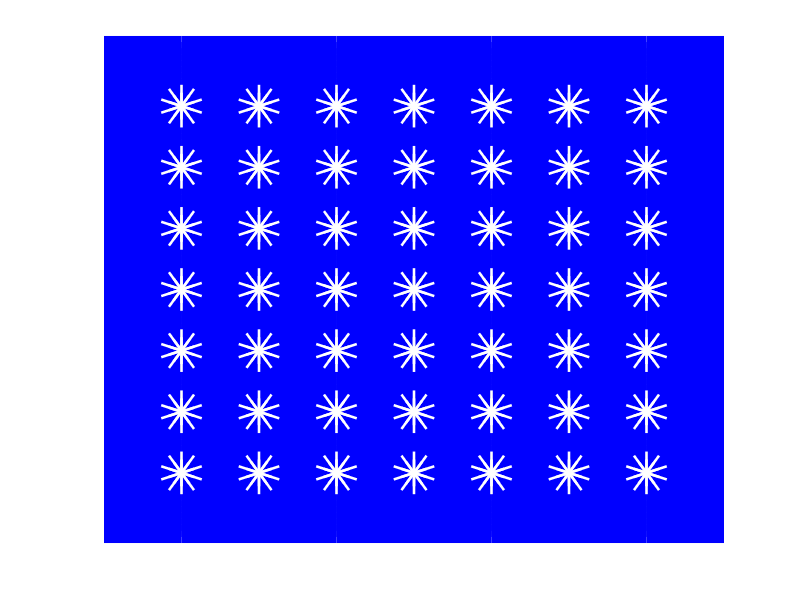

MATLAB code to generate this figure:
% Los programas en MATLAB se guardan con extensi�n *.m
% y para ejecutarlos basta con llamar desde la 
% l�nea de comandos al nombre sin la extensi�n *.m
% en este caso >>j4e

% Se utilizar� el flag 
% LIMPIAR para introducir c�digo de 
% aclaraci�n que puede ser eliminado 
% en la aplicaci�n de 4 en Raya
%LIMPIAR=1 para las sesiones de aprendizaje 
%LIMPIAR=0 para ejecutar normalmente
LIMPIAR=0;
% Puede observarse que no es necesario declaraci�n alguna
% previa a la utilizaci�n de la variable.
% Tras el aprendizaje eliminar las l�neas de 
% c�digo en los if correspondientes con LIMPIAR==1.



% MATLAB es un lenguaje interpretado, por tanto
% l�nea a l�nea se interpreta y ejecuta.
% Los errores aparecer�n al ejecutar la l�nea que
% contiene el error.
% El car�cter que indica un comentario a partir 
% del mismo es '%', que puede estar al principio 
% de la l�nea o en cualquier posici�n de la misma.
% Algunos editores espec�ficos tienen la opci�n
% de seleccionar un trozo de c�digo y comentar
% todas las l�neas a la vez y quitar esos
% comentarios.
%

%%%%%%%%%%%%%%%%%%%%%%%%%%%%%%%%%%%%%%%%%%%%%%%%%%%%
%%%%%%%%%%%%%%%%%%%%%%%%%%%%%%%%%%%%%%%%%%%%%%%%%%%%
% Antes de comenzar a desarrollar cualquier 
% programa es importante saber lo que se desea
% programar.
%%%%%%%%%%%%%%%%%%%%%%%%%%%%%%%%%%%%%%%%%%%%%%%%%%%%
%%%%%%%%%%%%%%%%%%%%%%%%%%%%%%%%%%%%%%%%%%%%%%%%%%%%




% OBJETIVO:
% Programar una aplicaci�n en MATLAB del juego 4 en raya
% contra el ordenador (que jugar� con la funci�n 
% make_move que no es necesario editar ni revisar).
% 
% PASO 1: 
% Representaci�n del tablero: representar una zona 
% uniforme con los huecos donde se colocan las fichas.
% 
% Vamos a utilizar dos variables para indicar el
% n�mero de columnas N y filas M (la funci�n de
% juego autom�tico est� desarrollada s�lo para 7 x 7).
% 
% En MATLAB no se necesitan declarar las variables 
% previamente, en este caso dado que vamos a utilizar 
% unas variables como globales para las funciones, debemos
% indicarlo mediante la declaraci�n global.
% Escriba 
global N M NIVEL
NIVEL=30
N=7;
M=7; 

% La funci�n make_move (s�lo funciona para tablero de 7x7)
% para asignar los n�meros de columnas y filas
% respectivamente de nuestro tablero de juego.
% 
% vuelva escibir N para comprobar su valor
% Escriba
%Observe que la condici�n if debe cerrarse con end.
if (LIMPIAR==1)
    %Observe que la condici�n if debe cerrarse con end.
    % La asignaci�n se realiza con un '=' y 
    % la comparaci�n con dos '=='
    N
    % La funci�n pause detiene la ejecuci�n hasta pulsar una tecla. Si la
    % funci�n se llama con un valor num�rico espera esos segundos para
    % continuar con la ejecuci�n.
    pause;
end

% Para ejecutar en modo depuraci�n puede realizarlo desde el mismo editor.
% En la parte superior puede encontrar:
% - Bot�n para ejecutar.
% - Bot�n para introducir breakpoints
% - Bot�n para eliminar breakpoints
% - Una vez que se est� ejecutando puede:
%     x Ejecutar paso a paso
%     x Ejecutar entrando en las funciones
%     x Ejecutar hasta el nuevo breakpoints.

if (LIMPIAR==1)
    % Una asignaci�n sin incluir el ; al final de la
    % l�nea indica por pantalla el resultado y no lo hace al incluir ';'
    % En las funciones que suponen una representaci�n cualquiera de las dos
    % opciones es v�lida.
    N=7;
end


% El interfaz gr�fico de MATLAB resulta muy �til.
% Con la siguiente instrucci�n se crea la figura 1
figure(1);
% Inicialmente estar� vac�a.

% El comando plot permite representar figuras
% con diferentes opciones de las que s�lo veremos algunos
% casos. Por ejemplo: 
if (LIMPIAR==1)
  % La representaci�n de una serie de 
  % puntos: [1 1] [2 2] [3 3] [4 0]
  % con cruces 'r' rojas en dichos puntos
  plot([1 2 3 4 ],[1 2 3 0],'rx');
  pause;
  % Unir esos puntos por una l�nea de grosor 3 y 'b' azul. 
  plot([1 2 3 4 ],[1 2 3 0],'b','LineWidth',3);
  pause;
  % Para revisar la descripci�n de cualquier funci�n
  % de MATLAB puede utilizarse 
  % 'help' (con la funci�n que se desea comprobar)
  help plot 
end

% Esta funci�n permite borrar una figura
clf;
% Esta funci�n permite borrar la pantalla de comandos
clc;

if (LIMPIAR==1)
  %     MATLAB funciona fundamentalmente con Matrices o 
  %     vectores en caso de una �nica fila o columna.
  % Un vector se puede definir manualmente escribiendo
%   los valores que forman el vector entre corchetes
%   separando por comas o espacios los elementos de cada columna
%   y por ';' las diferentes filas.
  n=[ 1 2 3 4]
  nn=[1,2,3,4]
  nnn=[1,2,3,4;1 2 3 4;1 2, 3 4]
  % Para crear un vector se puede utilizar ':', que crea un 
  % vector desde el n�mero inicial hasta el �ltimo
  % de uno en uno si no se indica otra cosa.
  
  n=0:N+1;
  pause;
  %observe la diferencia con:
  n=0:0.5:N+1
  
  % Puede realizar incrementos o decrementar
  n=4:-0.5:0
  %  Observe que los �ndices en MATLAB comienzan en 
  %  1 y se accede a los elementos con par�ntesis
  %  n(1)
  n(1)
  pause;
  n(2)
  pause;
  n(3)
  pause;
end;


% Para crear el tablero se realiza la representaci�n
% de una zona azul plana desde 0 a N+1 (el n�mero
% de columnas m�s uno)

n=0:N+1;
close('all');
figure('Color',[0 0 1]);

% Para representar el tablero azul uniforme
% se representan una serie de l�neas paralelas
% Observe la funci�n zeros que permite carear
% una matriz de ceros de las dimensiones indicadas
% Tambi�n se puede utilizar la funci�n ones: para
% crear una matriz de unos o eye para crear una 
% matriz identidad, 

% Observe que el bucle 'for' debe cerrarse con end
% que se ejecutar� para cada uno de los valores del
%vector que se utiliza en el mismo.
for m=0:0.1:M+1
  plot(n,zeros(1,length(n))+m,'b','LineWidth',13);
  % Los ejes de las representaciones se asignan
  % autom�ticamente, si desea unos ejes fijos
  % debe utilizarse la funci�n axis con los m�ximos
  % y m�nimos de cada eje.
  axis([0 N+1 0 M+1]);
  % Activamos la funci�n de sobreimpresi�n y todo lo que se escriba hasta
  % volver a deshabilitarla se representar� sobre la misma figura.
  hold on
  if (LIMPIAR==1)
    pause; 
  end
end

% Para no visualizar los ejes
axis('off');
if (LIMPIAR==1)
  pause;
end

% Para poner el fondo de la figura blanco
%savtoner('save');
if (LIMPIAR==1)
  % Representamos los huecos en blanco
  for n=1:N
    for m=1:M
        plot(n,m,'ow','LineWidth',25);
        pause;
    end
  end
end

% Una soluci�n alternativa es tener una matriz con los puntos y
% representarlos todos de una vez. Para ello, mediante la multiplicaci�n
% de matrices (vectores) construimos una matriz que volvemos
% a convertir en vector y representamos todos los puntos de una s�la vez.
% Compruebe eliminando el ; final la salida de cada una de estas 
% operaciones.
if (LIMPIAR==1)
    (1:N)
    (1:N)'
    ones(1,M)
    ones(1,M)'
    pause
end
%Matriz de M columnas de 1 a N
puntosx=((1:N)'*(ones(1,M)))';
% Conversi�n en una �nica columna concatenando las colummnas de partida
puntosx=puntosx(:);
% Obtenemos la transpuesta del vector, pasando de vector columna a vector
% fila
puntosx=puntosx';

% De forma similar para obtener las otras coordenadas
puntosy=((1:N)'*(ones(1,M)));
puntosy=puntosy(:);
puntosy=puntosy';
plot(puntosx,puntosy,'ow','LineWidth',25);

% PASO 2: Bucle de secuencia de jugadas


% % Para indicar la jugada existente se va 
% a utilizar una MATRIZ con tantas celdas 
% como posiciones en el tablero. 
% Un cero en la matriz indica que no se ha
% jugado sobre esa posici�n, '1' indica que
% uno de los jugadores ha puesto una pieza
% y '-1' indica que el otro jugador ha 
% puesto una pieza.

% Iniciamos la MATRIZ utilizando la funci�n
% de MATLAB zeros.
global MATRIZ % definimos esta variable como global 
% para las funciones que la necesiten, dado que las funciones
% no tienen acceso a las variables externas a la misma, excepto
% que se indiquen mediante 'global' que es una variable global
MATRIZ=zeros(N,M);

% Utilizamos la funci�n ginput para recoger 
% la posici�n de la pulsaci�n del rat�n
% el par�metro de la funci�n indica cuantas pulsaciones debemos realizar
% antes de devolver el control con los datos de cada pulsaci�n.

[x,y,b]=ginput(1);
        
% Si se pulsa ESCAPE se acaba
% 'while' permite realizar un bucle mientras no se haya pulsado 
% la tecla ESCAPE, es necesario tener en cuenta que se puede salir
% de un bucle while o for mediante la funci�n 'break'

while b~=27  % 27 corresponde con el valor devuelto al pulsar ESCAPE          
  % Si ha pulsado bot�n izquierdo del rat�n
  
  if (b==1)
      % Aseguramos que se opta por una columna 
      %  entre 1 y N.
      indice=round(x);
      % Los �ndices de las matrices comienzan en
      % 1 y deben ser n�meros enteros y si est� fuera de los l�mites 
      % asignamos el l�mite m�s cercano.
      if indice<1
        indice=1;
      end
      if indice>N
        indice=N;
      end
      % Si esa columna est� completa producimos un 
      % pitido para indicar que no es posible colocar
      % en esa posici�n.
      % Tenga en cuenta la forma de expresar 'diferente de ' que
      % se realiza mediante el caracter '~'
      if (MATRIZ(indice,M)~=0)
          beep;
      else
          % La condici�n se puede completar con 'else'
          % y el conjunto if-else debe acabar con end.
          
          MATRIZ = juegaPersona(MATRIZ, 1, M, indice);
          
          % Comprobamos si con esa juegada se ha ganado la partida.
          % Para llamar a una funci�n escrita por nosotros en un fichero
          %         *.m se hace igual que si fuera una funci�n de MATLAB.
          %         escribiendo su nombre, pasando los par�metros necesarios e
          %         igualando a los par�metros que devuelve esta funci�n.
          %         Esta funci�n estar� descrita en un fichero con su mismo nombre y
          %         extensi�n .m
        ganador=comprueba(MATRIZ);
        %  Si no se ha ganado y hay m�s huecos el jugador autom�tico debe
        %  realizar el siguiente movimiento que se realiza mediante la
        %  llamada a otra funci�n indicando el tablero actual. 
      end
  end
            
  if (ganador~=0)
            % Si se ha ganado alguno se sale
     break;
  end
  
  [x,y,b]=ginput(1);
  if (b==1)
      % Aseguramos que se opta por una columna 
      %  entre 1 y N.
      indice=round(x);
      % Los �ndices de las matrices comienzan en
      % 1 y deben ser n�meros enteros y si est� fuera de los l�mites 
      % asignamos el l�mite m�s cercano.
      if indice<1
        indice=1;
      end
      if indice>N
        indice=N;
      end
      % Si esa columna est� completa producimos un 
      % pitido para indicar que no es posible colocar
      % en esa posici�n.
      % Tenga en cuenta la forma de expresar 'diferente de ' que
      % se realiza mediante el caracter '~'
      if (MATRIZ(indice,M)~=0)
          beep;
      else
          % La condici�n se puede completar con 'else'
          % y el conjunto if-else debe acabar con end.
          
          MATRIZ = juegaPersona(MATRIZ, 2, M, indice);
          
        % Comprobamos si con esa juegada se ha ganado la partida.
        % Para llamar a una funci�n escrita por nosotros en un fichero
%         *.m se hace igual que si fuera una funci�n de MATLAB.
%         escribiendo su nombre, pasando los par�metros necesarios e 
%         igualando a los par�metros que devuelve esta funci�n.
%         Esta funci�n estar� descrita en un fichero con su mismo nombre y 
%         extensi�n .m
        ganador=comprueba(MATRIZ);
        %  Si no se ha ganado y hay m�s huecos el jugador autom�tico debe
        %  realizar el siguiente movimiento que se realiza mediante la
        %  llamada a otra funci�n indicando el tablero actual. 
      end
  end
  % Se comprueba si hay piezas por colocar
  % isempty: funci�n de MATLAB que indica si una matriz o vector est�
  % vac�a.
  % find: devuelve los elementos de la MATRIZ que cumplen la condici�n
  % indicada.
  % : indican en una matriz que se consideran todos los elementos de esa
  % dimanesi�n de la matriz, en este caso todas las filas.
  if (isempty(find(MATRIZ(:,M)==0))) 
      % Permite visualizar un mensaje por la pantalla
      disp('EMPATE');
      break;
  else
      % Si quedan piezas por poner y no ha ganado ninguno, vuelve a jugar
      % el primer jugador
      [x,y,b]=ginput(1);
      
  end
end
hold off
pause;
close('all');
%liberamos la figura de la funci�n de sobreimpresi�n

